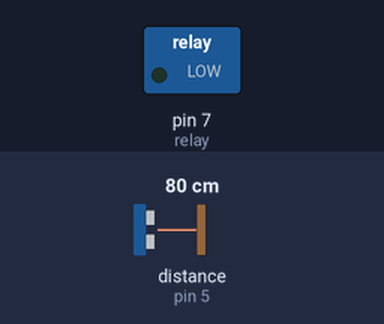
Bench run of a sketch on a simulated Arduino Uno, built with avr-gcc and run on an emulated ATmega328P. On the bench: switched loads named in the sketch (green lamp = pin HIGH). Wiring (inferred from the names in the program): ultrasonic range finder: trigger pin 6; echo pin 5. Inputs (shaded band) come from the test bench; at power-on: distance to the obstacle (sensor on pin 5) 80 cm. The echo pulse lasts 58.3 µs per cm; pins used as bus, display or sensor lines are not drawn.

Above: at 1.2 s.
1.3 s: distance to the obstacle (sensor on pin 5) set to 7 cm
2.8 s: distance to the obstacle (sensor on pin 5) set to 4 cm
At 4.0 s:
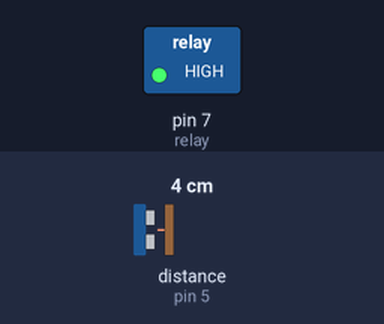
4.3 s: distance to the obstacle (sensor on pin 5) set to 8 cm
5.8 s: distance to the obstacle (sensor on pin 5) set to 11 cm
At 6.2 s:
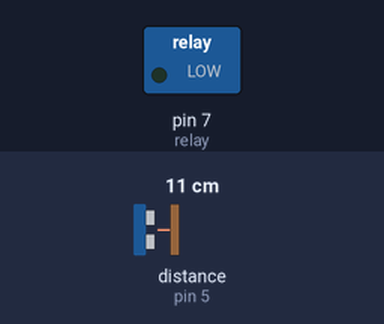
7.3 s: distance to the obstacle (sensor on pin 5) set to 2 cm
At 8.0 s:
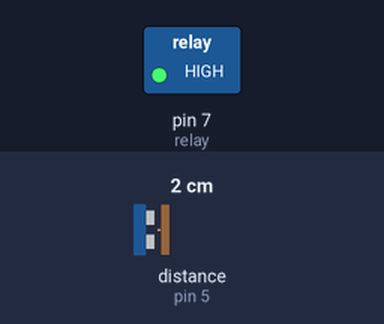
Timing chart, 0 to 9.8 s (numbered marks = the images above; inputs shaded):
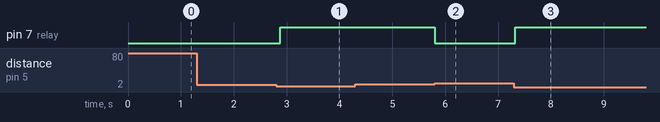

The sketch:

FIX_POMPA_AIR_OTOMATIS.ino
```cpp
//MUHAMMAD RAMADHAN
//POMPA AIR OTOMATIS DENGAN HCSR04

int trigpin=6;
int echopin=5;
int relay=7;
long echotime;
float distance;

void setup() {
  pinMode(trigpin, OUTPUT);
  pinMode(echopin, INPUT);
  pinMode(relay, OUTPUT);
  digitalWrite(trigpin, LOW);
}

void loop() {
  digitalWrite(trigpin, HIGH);
  delayMicroseconds(10);
  digitalWrite(trigpin, LOW);
  echotime=pulseIn(echopin, HIGH);
  distance = 0.0001 * ((float)echotime*340.0)/2.0;

  if (distance <= 5) digitalWrite(relay, HIGH);
  if (distance > 9 && distance <= 12) digitalWrite(relay, LOW);

  delay(100);

}
```

Measured:
- the behaviour switches between 6 and 5 cm on distance to the obstacle (sensor on pin 5) (found by bisection; images 0 and 1)
- the behaviour switches between 9 and 10 cm on distance to the obstacle (sensor on pin 5) (found by bisection; images 1 and 2)
- after the input at 1.3 s, every drawn part: stays the same
- after the input at 2.8 s, pin 7 (relay): LOW → HIGH after 0.08 s
- after the input at 4.3 s, every drawn part: stays the same
- after the input at 5.8 s, pin 7 (relay): HIGH → LOW at once
- after the input at 7.3 s, pin 7 (relay): LOW → HIGH at once
